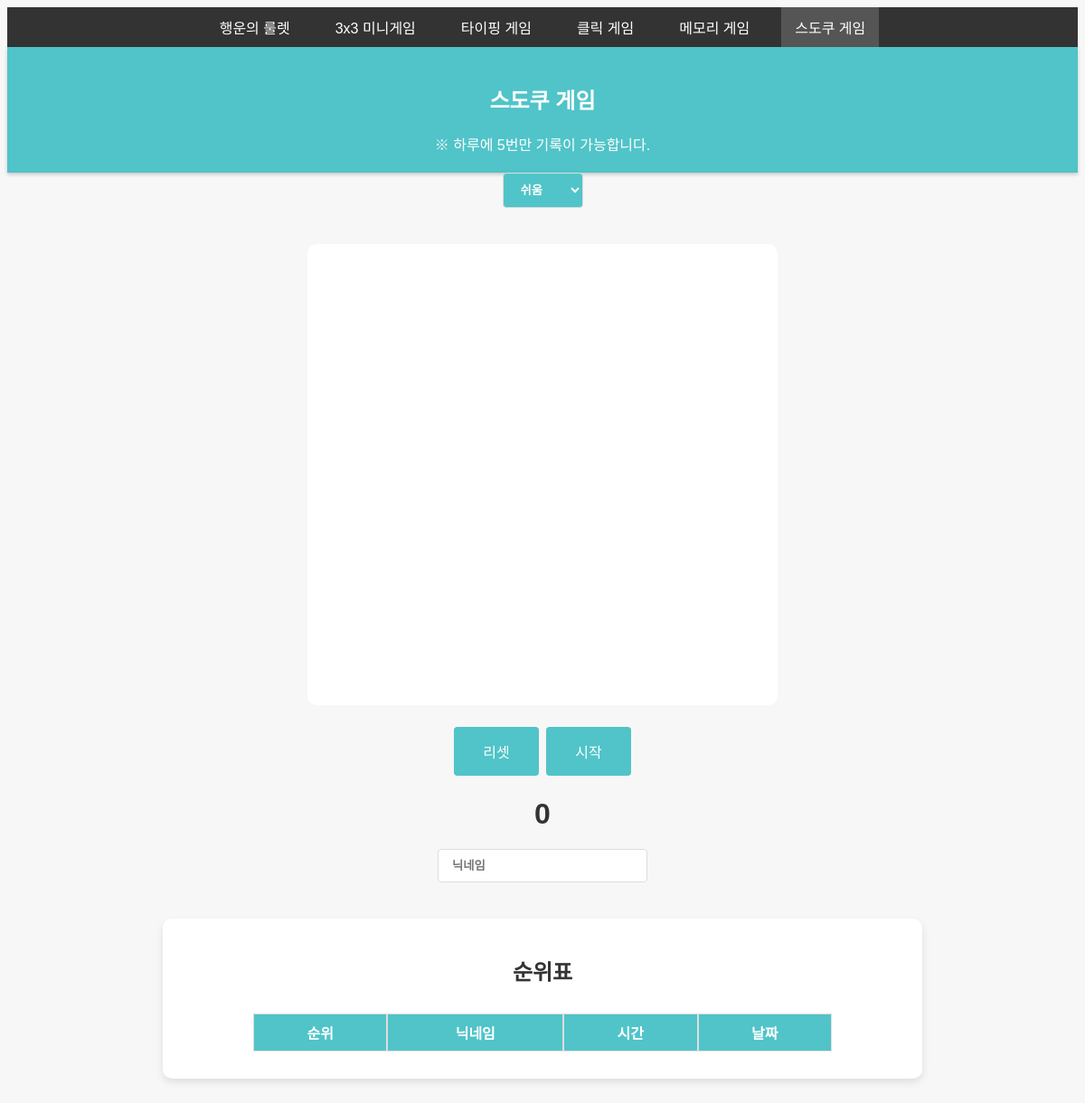
The page /sudoku on the database as committed earlier.
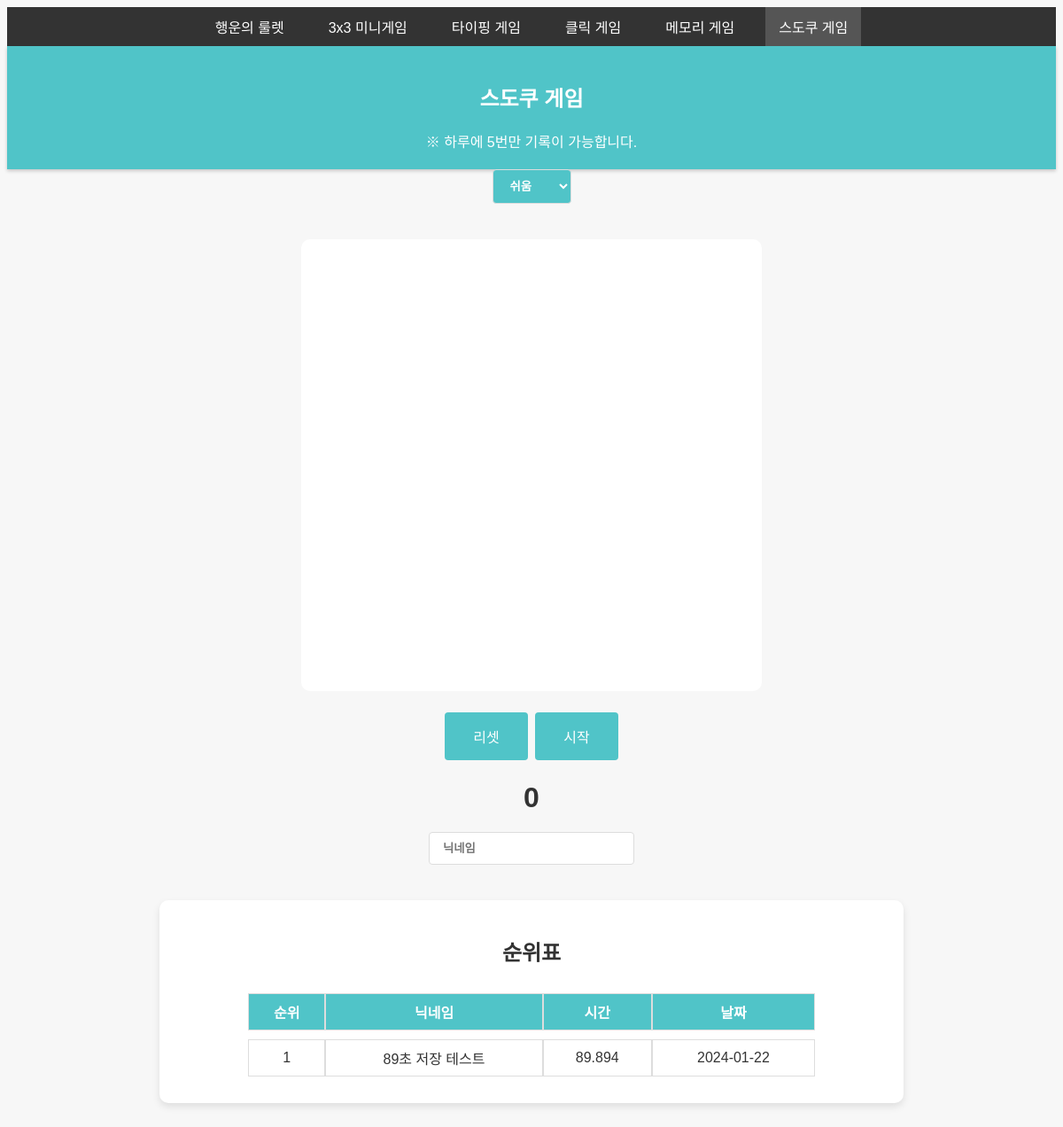
The same page on the database as committed later.
### tables this page shows
CREATE TABLE game_records (
            id INTEGER PRIMARY KEY AUTOINCREMENT,
            ip TEXT NOT NULL,
            gametype TEXT NOT NULL,
            nickname TEXT NOT NULL,
            time REAL NOT NULL,
            date TEXT NOT NULL
        );

### app.py (the view)
@app.route('/sudoku')
def sudoku():
    db = get_db()
    cur = db.cursor()
    cur.execute("SELECT nickname, time, date FROM game_records WHERE gametype = 'sudoku' ORDER BY time ASC")
    records = cur.fetchall()
    ranked_records = [(index + 1, record['nickname'], record['time'], record['date']) for index, record in enumerate(records)]
    return render_template('sudoku.html', records=ranked_records)

### app.py (called while the page is built)
def get_db():
    if 'db' not in g:
        g.db = sqlite3.connect(DATABASE_FILE)
        g.db.row_factory = sqlite3.Row
    return g.db

### templates/sudoku.html (shortened to what this page needs)
{% extends 'base.html' %}
{% block content %}
    <link rel="stylesheet" type="text/css" href="{{ url_for('static', filename='css/sudoku.css') }}">
    <div id="header">
        <h2>스도쿠 게임</h2>
        <span>※ 하루에 5번만 기록이 가능합니다.</span>
    </div>
    <select id="difficulty">
        <option value="easy">쉬움</option>
    </select>
    <div id="game-board" class="game-board"></div>
    <button id="reset-button">리셋</button>
    <button id="start-button">시작</button>
    <div id="timer">0</div>
    <div class="record">
        <input type="text" id="nickname" placeholder="닉네임">
    </div>
    <div class="rank">
        <h2>순위표</h2>
        <table>
            <tr>
                <th>순위</th>
                <th>닉네임</th>
                <th>시간</th>
                <th>날짜</th>
            </tr>
            {% for record in records %}
            <tr>
                <td>{{ record[0] }}</td>
                <td>{{ record[1] }}</td>
                <td>{{ record[2] }}</td>
                <td>{{ record[3] }}</td>
            </tr>
            {% endfor %}
        </table>
    </div>
{% endblock %}

### templates/base.html (shortened to what this page needs)
<!DOCTYPE html>
<html>
<head>
    <link rel="stylesheet" type="text/css" href="{{ url_for('static', filename='css/base.css') }}">
</head>
<body>
    <nav>
            <ul id="menu" class="hidden">
                <li class="{% if request.path == url_for('roulette') %}active{% endif %}"><a href="{{ url_for('roulette') }}">행운의 룰렛</a></li>
                <li class="{% if request.path == url_for('index') %}active{% endif %}"><a href="{{ url_for('index') }}">3x3 미니게임</a></li>
                <li class="{% if request.path == url_for('typing') %}active{% endif %}"><a href="{{ url_for('typing') }}">타이핑 게임</a></li>
                <li class="{% if request.path == url_for('click') %}active{% endif %}"><a href="{{ url_for('click') }}">클릭 게임</a></li>
                <li class="{% if request.path == url_for('memory') %}active{% endif %}"><a href="{{ url_for('memory') }}">메모리 게임</a></li>
                <li class="{% if request.path == url_for('sudoku') %}active{% endif %}"><a href="{{ url_for('sudoku') }}">스도쿠 게임</a></li>
            </ul>
    </nav>
    {% block content %}{% endblock %}
</body>
</html>

### static/css/base.css (style rules this page uses)
body { font-family: 'Noto Sans KR', sans-serif; }
nav ul { list-style-type: none; padding: 0; margin: 0; display: flex; background-color: #333; justify-content: center; }
nav ul li { margin: 0 10px; }
nav ul li a { color: white; text-decoration: none; padding: 10px 15px; display: block; }
nav ul li.active { background-color: #555; }

### static/css/sudoku.css (style rules this page uses)
body { font-family: 'Noto Sans KR', sans-serif; background-color: #f7f7f7; color: #333; text-align: center; }
#header, select, button { background-color: #50C4C8; color: white; }
#header { padding: 20px; box-shadow: 0 2px 4px rgba(0,0,0,0.2); }
.game-board { display: grid; grid-template-columns: repeat(9, 50px); grid-template-rows: repeat(9, 50px); gap: 5px; padding: 10px; justify-content: center; margin: auto; margin-top: 20px; margin-bottom: 20px; background-color: #fff; border-radius: 10px; max-width: 500px; }
select, .record input[type="text"], #nickname, #save-record { border: 1px solid #ddd; padding: 10px 15px; border-radius: 4px; margin-bottom: 20px; font-weight: bold; cursor: pointer; }
button { background-color: #50C4C8; border: none; color: white; padding: 15px 32px; text-align: center; text-decoration: none; display: inline-block; font-size: 16px; margin: 4px 2px; cursor: pointer; border-radius: 4px; transition: background-color 0.3s; }
#nickname, #save-record { width: 200px; margin: 10px 0; display: block; }
#nickname { margin: auto; }
#timer { font-size: 32px; margin-top: 20px; font-weight: bold; }
.record { display: flex; justify-content: center; align-items: center; flex-direction: column; margin-top: 20px; }
.rank { background-color: #fff; border-radius: 10px; box-shadow: 0 4px 8px rgba(0,0,0,0.1); padding: 20px; margin-top: 20px; max-width: 800px; margin: 40px auto; }
table { width: 80%; margin: auto; border-collapse: separate; border-spacing: 0 10px; }
th { background-color: #50C4C8; color: white; }
th, td { border: 1px solid #ddd; padding: 8px; text-align: center; }

Rows that differ between the two databases and show on the page:
added game_records: record "1", nickname "89초 저장 테스트", time "89.894", date "2024-01-22"
